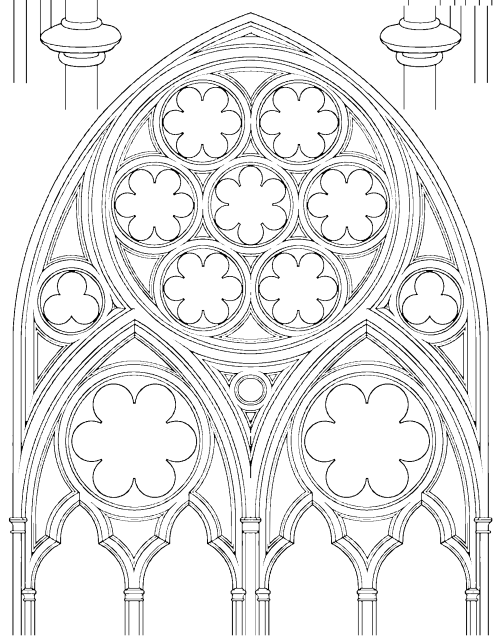
#> input picture research/gothic_2d/2026-11-07_chat_findings/records/Gothic_2D_Depth_Mirrored_R02/SOURCE_MIRRORED_UNMODIFIED.png, 1000 x 1277 px (shown at 1/2 size)
$ python reconstruct_r03.py ../../../records/Gothic_2D_Depth_Mirrored_R02/SOURCE_MIRRORED_UNMODIFIED.png ../../../records/Gothic_2D_Depth_Mirrored_R02/SOURCE_MIRRORED_UNMODIFIED.png
#> lines starting #> are read from the running program, lines starting #| are printed output that depends on the picture; after the words box and inside, x2 and y2 are one past the last pixel; in counts of white or black regions, pixels touching at a corner belong together
### research/gothic_2d/2026-11-07_chat_findings/package_source_text/Gothic_V08_Project_Integration_ready/Gothic_V08_Project_Integration/gothic_geometry.py
"""Reusable analytic lines, circular arcs, and conservative contour joins.

V08 core extracts functions suitable for plate and architectural drawings.
These are mathematical candidates, not certified medieval constructions.
"""
from __future__ import annotations
from dataclasses import dataclass, asdict
from math import atan2, degrees, acos, pi
import numpy as np
from scipy.spatial import cKDTree

@dataclass(frozen=True)
class CircleFit:
    center: tuple[float,float]
    radius: float
    rmse: float
    n_points: int
    interpretation: str = 'analytical_candidate_not_historical_proof'


def circle_fit(points):
    p=np.asarray(points,dtype=float)
    if p.ndim!=2 or p.shape[1]!=2 or len(p)<3:raise ValueError('Need >=3 XY points')
    a=np.column_stack((2*p[:,0],2*p[:,1],np.ones(len(p))))
    if np.linalg.matrix_rank(a)<3:raise ValueError('Collinear data cannot determine circle')
    solution=np.linalg.lstsq(a,np.sum(p*p,axis=1),rcond=None)[0]
    center=solution[:2]
    radius=float(np.sqrt(max(0.,solution[2]+np.dot(center,center))))
    distances=np.linalg.norm(p-center,axis=1)
    rmse=float(np.sqrt(np.mean((distances-radius)**2)))
    return CircleFit(tuple(map(float,center)),radius,rmse,len(p))


# [75 lines left out: functions sample_arc, _unit, joining_candidates, repeated_radius_groups, not called in this run]

### research/gothic_2d/2026-11-07_chat_findings/package_source_text/Gothic_2D_Reconstruction_R03_FOR_REVIEW/Gothic_2D_Reconstruction_R03/reconstruct_r03.py
#!/usr/bin/env python3
"""R03: reproducible image-space vector tracing, faces, circle candidates and QA.
Usage: python reconstruct_r03.py /path/to/mirrored.png output_dir
Never modifies the source, existing generators or any cathedral dimensions.
"""
import sys, csv, json, hashlib, math, shutil
from pathlib import Path
import numpy as np, cv2
from PIL import Image
from scipy.ndimage import map_coordinates

# measured APPROXIMATE locations selected from the supplied image; validation below
FEATURES=[('U_top_L','sexfoil',632,382,136),('U_top_R','sexfoil',932,382,136),
 ('U_middle_L','sexfoil',485,642,137),('U_middle_C','sexfoil',783,642,137),('U_middle_R','sexfoil',1081,642,137),
 ('U_bottom_L','sexfoil',633,902,137),('U_bottom_R','sexfoil',933,902,137),
 ('lower_L','sexfoil',418,1370,219),('lower_R','sexfoil',1148,1370,219),
 ('side_L','trefoil',218,941,107),('side_R','trefoil',1348,941,107)]


def contour_path(contour, tolerance=0.65):
    p=cv2.approxPolyDP(contour,tolerance,True)[:,0,:]
    if len(p)<3:return ''
    return 'M '+' L '.join(f'{x},{y}' for x,y in p)+' Z'

def circle_candidate(ink, cx,cy,r):
    # Search for a near-circular black circumference. This locates a raster
    # ring, not the historical regulating circle or physical scale.
    h,w=ink.shape
    t=np.linspace(0,2*np.pi,360,endpoint=False)
    ct,st=np.cos(t),np.sin(t)
    best=(-1,None)
    for x in np.arange(cx-7,cx+8,2):
      for y in np.arange(cy-7,cy+8,2):
        for rr in np.arange(r-14,r+15,2):
          xx=np.rint(x+rr*ct).astype(int);yy=np.rint(y+rr*st).astype(int)
          valid=(xx>=0)&(yy>=0)&(xx<w)&(yy<h)
          score=float(np.mean(ink[yy[valid],xx[valid]])) if valid.any() else 0
          if score>best[0]:best=(score,(float(x),float(y),float(rr)))
    score,(x,y,rr)=best
    # nearest detected black pixel along radial line, within 3 px;
    # geometric least squares of these independent measured pixel positions.
    points=[]
    for a,b in zip(ct,st):
       matches=[]
       for off in np.linspace(-3,3,13):
          qx=int(round(x+(rr+off)*a));qy=int(round(y+(rr+off)*b))
          if 0<=qx<w and 0<=qy<h and ink[qy,qx]:matches.append((abs(off),qx,qy))
       if matches:
          _,qx,qy=min(matches)
          points.append([qx,qy])
    if len(points)>=12:
       sys.path.insert(0,str(Path(__file__).resolve().parent))
       try:
          from gothic_geometry import circle_fit
          fit=circle_fit(points)
          x,y=fit.center; rr=fit.radius; rmse=fit.rmse
       except Exception:
          rmse=None
    else:rmse=None
    return dict(center_x_px=round(x,3),center_y_px=round(y,3),radius_px=round(rr,3),
                circumference_ink_coverage=round(score,3),n_measured_points=len(points),
                radial_fit_rmse_px=None if rmse is None else round(rmse,3),
                status='experimental_raster_fitted_ring_not_historical_proof')

def main(source,out):
    source=Path(source);out=Path(out);out.mkdir(parents=True,exist_ok=True)
    shutil.copy2(source,out/'SOURCE_MIRRORED_UNMODIFIED.png')
    im=np.asarray(Image.open(source).convert('RGB'));h,w=im.shape[:2]
#> in main, im is the input picture: shape (1277, 1000, 3); min 0, max 255, mean 233.3
#> after `h, w = im.shape[:2]`: h = 1277; w = 1000
    g=cv2.cvtColor(im,cv2.COLOR_RGB2GRAY)
    ink=(g<142).astype('uint8')
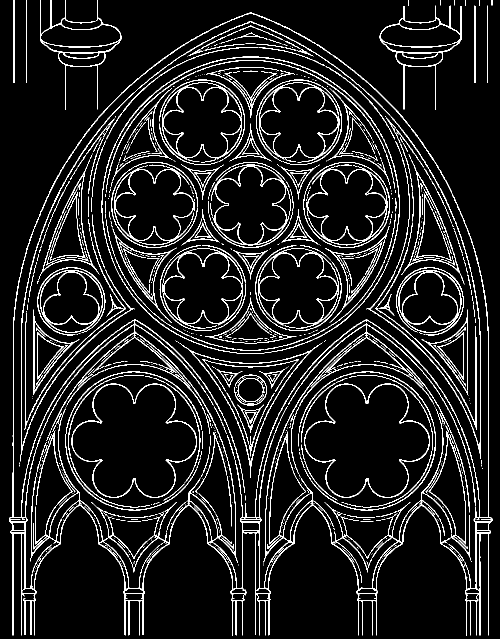
#> ink: shape (1277, 1000) (shown at 1/2 size); values 0 (black) and 1 (white), 9% white in thin lines or dots
    count,labels,stats,cent=cv2.connectedComponentsWithStats(1-ink,8)
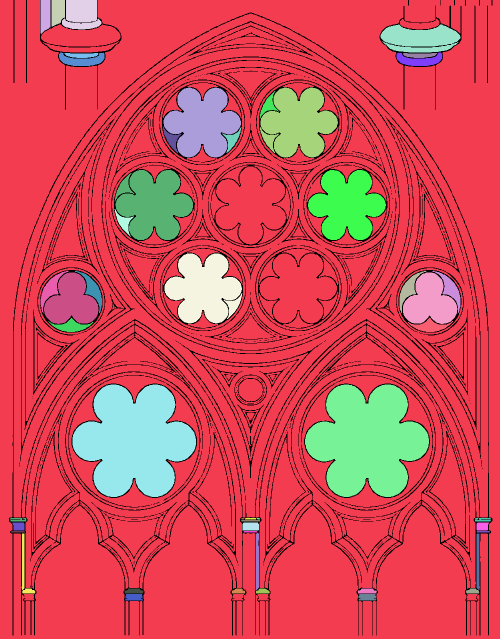
#> labels: shape (1277, 1000) int32 (shown at 1/2 size); 53 distinct labels, from 0 to 52; one colour per label, 0 black
#> count = 53; stats = 53 rows, first 6: [18, 0, 967, 1271, 114560], [0, 0, 1000, 1277, 964569], [81, 0, 20, 68, 1221], [103, 0, 27, 53, 1238], [124, 0, 79, 59, 3689], [761, 49, 160, 56, 6541]; cent = 53 pairs, first value 35.5 to 966, second value 22.82 to 1194.1
    records=[];facepaths=[]
    for i in range(1,count):
        x,y,ww,hh,area=map(int,stats[i])
        if area<60:continue
        region=(labels[y:y+hh,x:x+ww]==i).astype('uint8')
        cc,_=cv2.findContours(region,cv2.RETR_EXTERNAL,cv2.CHAIN_APPROX_SIMPLE)
        if not cc:continue
        c=max(cc,key=cv2.contourArea); c[:,0,0]+=x;c[:,0,1]+=y
        p=contour_path(c,.65)
        if not p:continue
        touch=x==0 or y==0 or x+ww>=w or y+hh>=h
        record=dict(face_id=f'face_{i:04d}',label_index=i,area_px=area,
                    centroid_x_px=round(float(cent[i][0]),2),centroid_y_px=round(float(cent[i][1]),2),
                    x=x,y=y,width=ww,height=hh,crop_edge=touch,classification='unclassified',
                    evidence='raster segmentation',depth='unknown')
        records.append(record);facepaths.append((i,p,record))
#> this loop made 52 passes
#> (x, y, ww, hh, area, touch) on passes 1, 2, 3, 4, 5, 6, 7, 10, 11, 16, 17, 19: (0, 0, 1000, 1277, 964569, True), (81, 0, 20, 68, 1221, True), (103, 0, 27, 53, 1238, True), (124, 0, 79, 59, 3689, True), (761, 49, 160, 56, 6541, False), (118, 105, 91, 27, 1402, False), (793, 105, 92, 27, 1410, False), (327, 175, 155, 140, 14359, False), (520, 175, 156, 140, 15002, False), (229, 340, 157, 140, 15247, False), (616, 340, 156, 140, 14532, False), (329, 507, 156, 140, 15059, False)
#> (x, y, ww, hh, area, cc, touch) on passes 8, 9, 12, 14, 15, 18: (129, 106, 68, 10, 508, 1 contour; box (x1, y1, x2, y2) and area: (0, 0, 68, 10) 439, False), (806, 106, 68, 10, 503, 1 contour; box (x1, y1, x2, y2) and area: (0, 0, 68, 10) 434, False), (519, 182, 39, 55, 662, 1 contour; box (x1, y1, x2, y2) and area: (0, 0, 39, 55) 593, False), (325, 253, 38, 53, 648, 1 contour; box (x1, y1, x2, y2) and area: (0, 0, 38, 53) 582, False), (444, 254, 39, 52, 635, 1 contour; box (x1, y1, x2, y2) and area: (0, 0, 39, 52) 568, False), (229, 418, 39, 55, 664, 1 contour; box (x1, y1, x2, y2) and area: (0, 0, 39, 55) 595, False)
#> pass 1, in main, `region=(labels[y:y+hh,x:x+ww]==i).astype('uint8')`:
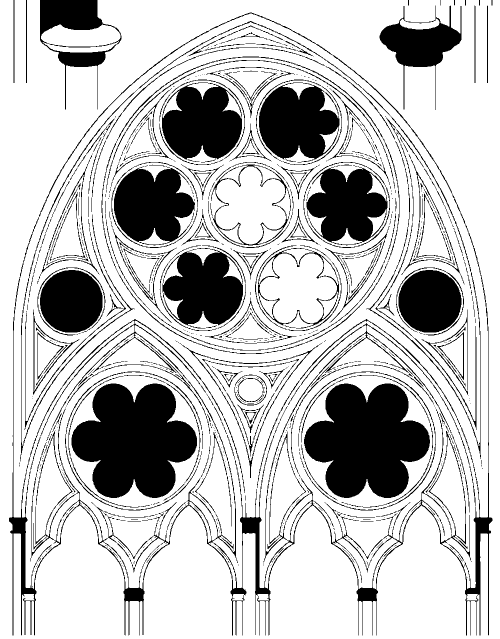
#> region: shape (1277, 1000) (shown at 1/2 size); values 0 (black) and 1 (white), 75.5% white; 1002 black regions (701 under 20 px), largest, box (x1, y1, x2, y2) and area: (143, 767, 394, 996) 40134, (608, 767, 860, 996) 40108, (18, 25, 985, 1271) 38315
#> pass 2, in main, `region=(labels[y:y+hh,x:x+ww]==i).astype('uint8')`:
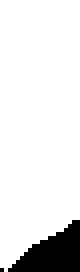
#> region: shape (68, 20) (shown 4 times larger); values 0 (black) and 1 (white), 89.8% white; 2 black regions (1 under 20 px), largest, box (x1, y1, x2, y2) and area: (2, 55, 20, 68) 138
#> pass 3, in main, `region=(labels[y:y+hh,x:x+ww]==i).astype('uint8')`:
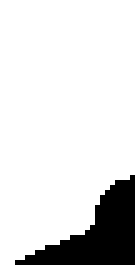
#> region: shape (53, 27) (shown 5 times larger); values 0 (black) and 1 (white), 86.5% white; 1 black region
#> after the loop, facepaths = 48 items; records = 48 items

    # Explicit candidate seed positions, never automatically assign every region.
    seeds={}
    for name,kind,cx,cy,r in FEATURES:
        for pos,label in [((cx,cy),'opening_candidate')]:
            xx,yy=map(int,pos)
            if 0<=xx<w and 0<=yy<h:
                idx=int(labels[yy,xx]);seeds.setdefault(idx,[]).append((name,label))
#> after the loop, seeds = 4 items
    for k,(x,y) in enumerate([(145,1820),(600,1830),(970,1830),(1410,1820)]):
        if 0<=x<w and 0<=y<h:seeds.setdefault(int(labels[y,x]),[]).append((f'arcade_{k+1}','opening_candidate'))
    # Four selected spandrel spots, still hypotheses, not confirmed masonry.
    for k,(x,y) in enumerate([(784,1115),(784,1170),(95,1180),(1470,1180)]):
        if 0<=x<w and 0<=y<h:seeds.setdefault(int(labels[y,x]),[]).append((f'spandrel_{k+1}','closed_candidate'))
    for rec in records:
        choices=seeds.get(rec['label_index'],[])
        if choices and not rec['crop_edge']:
            kinds={z[1] for z in choices}
            if len(kinds)==1:
                rec['classification']=choices[0][1]
                rec['evidence']='manual seed; provisional; check boundary leakage'
        rec['seed_names']=';'.join(z[0] for z in choices)
#> this loop made 48 passes
#> choices on passes 27 to 28: [('side_L', 'opening_candidate')], [('U_bottom_L', 'opening_candidate')]

    cc,hier=cv2.findContours(ink,cv2.RETR_TREE,cv2.CHAIN_APPROX_SIMPLE)
#> cc = 1115 contours, 849 with area under 20; largest, box (x1, y1, x2, y2) and area: (18, 25, 985, 1271) 849310, (26, 26, 977, 1179) 676838, (43, 640, 471, 1179) 124912, (143, 767, 394, 996) 39682, (608, 767, 860, 996) 39656
    blackpaths=[contour_path(c,.55) for c in cc if cv2.arcLength(c,True)>=7]
#> blackpaths = 701 items
    blackpath=' '.join(p for p in blackpaths if p)
    fits=[]
    for name,kind,cx,cy,r in FEATURES:
       fit=circle_candidate(ink,cx,cy,r)
       fits.append(dict(name=name,motif=kind,**fit))
#> after the loop, fits = 11 items
    # numerical comparison of image and horizontally reflected image (diagnostic only)
    region=ink[160:1940,85:w-85]
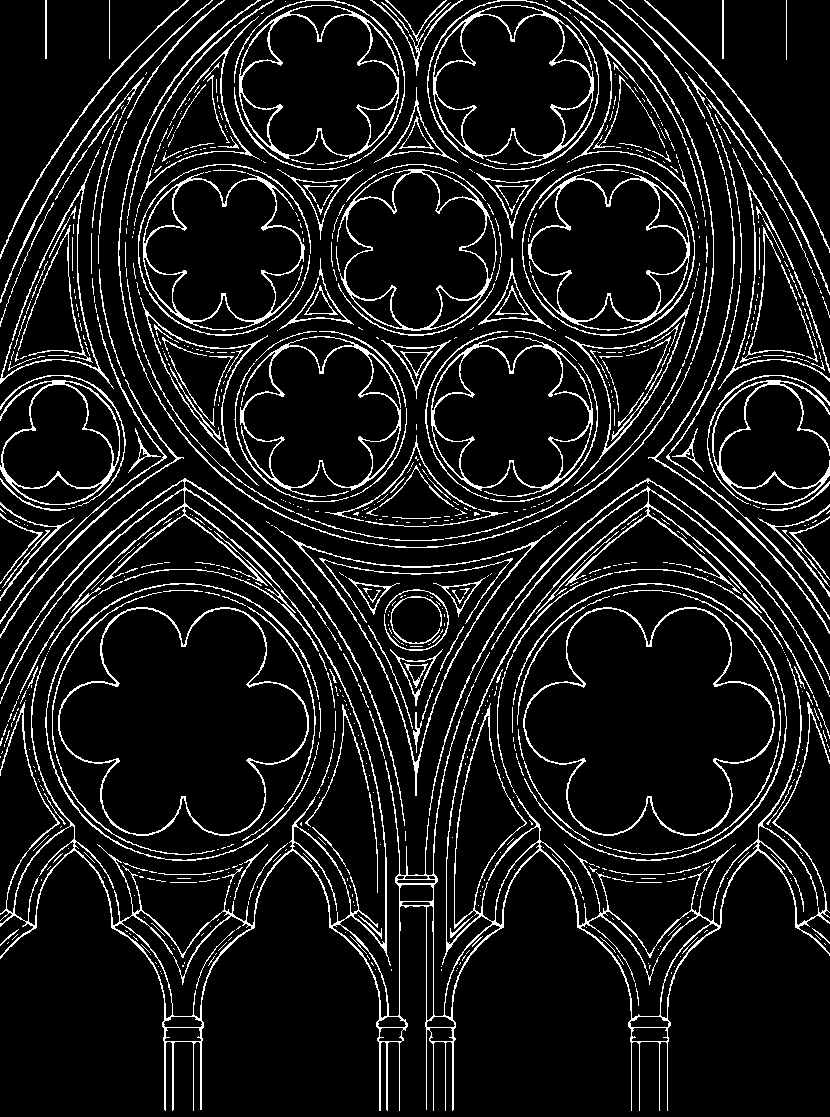
#> region: shape (1117, 830); values 0 (black) and 1 (white), 9.8% white in thin lines or dots
    reflection_mismatch=float(np.mean(region!=region[:,::-1]))
#> reflection_mismatch = 0.161
    svg_head=f'<svg xmlns="http://www.w3.org/2000/svg" viewBox="0 0 {w} {h}" width="{w}" height="{h}">\n<title>Gothic R03 mirrored tracery - experimental raster-derived reconstruction</title>\n'
    black=f'<path id="raster_ink_vector" fill="black" fill-rule="evenodd" stroke="none" d="{blackpath}"/>\n'
    faces='\n'.join(f'<path id="{r["face_id"]}" d="{p}" fill="{("#ffb45e" if r["classification"]=="opening_candidate" else "#bceab0" if r["classification"]=="closed_candidate" else "white")}" stroke="none" data-state="{r["classification"]}"/>' for _,p,r in facepaths)
    base=f'<rect width="{w}" height="{h}" fill="white"/>\n<g id="selectable_faces">{faces}</g>\n<g id="raster_black_linework">{black}</g>'
    (out/'01_BLACK_ONLY.svg').write_text(svg_head+f'<rect width="{w}" height="{h}" fill="white"/><g id="ink">{black}</g></svg>')
    (out/'02_SELECTABLE_FACES.svg').write_text(svg_head+base+'</svg>')
    circles='\n'.join(f'<circle id="fit_{f["name"]}" cx="{f["center_x_px"]}" cy="{f["center_y_px"]}" r="{f["radius_px"]}" fill="none" stroke="black" stroke-width="1.5" stroke-dasharray="2 6" opacity=".8"/>' for f in fits)
    pts='\n'.join(f'<circle cx="{f["center_x_px"]}" cy="{f["center_y_px"]}" r="3" fill="black"/>' for f in fits)
    axes=f'<g id="axes" stroke="#a7a7a7" stroke-width="1.5" stroke-dasharray="9 8"><path d="M {w/2:.1f} 0 V {h}"/><path d="M0 640 H{w}"/><path d="M0 1360 H{w}"/></g>'
    # Explicitly uncertain construction hypotheses in red.
    uncertain='<g id="unverified_center_connections" stroke="#c43b36" stroke-width="1.3" stroke-dasharray="9 7" fill="none" opacity=".85"><path d="M 633 382 L 933 382 M 485 642 L 783 642 L 1081 642 M 633 902 L 933 902"/></g>'
    (out/'03_CONSTRUCTION_ANALYSIS.svg').write_text(svg_head+f'<rect width="{w}" height="{h}" fill="white"/>'+axes+black+'<g id="fitted_candidate_circles">'+circles+pts+'</g>'+uncertain+'</svg>')
    (out/'04_CLASSIFIED_CANDIDATE_FACES.svg').write_text(svg_head+base+'</svg>')
    with (out/'FACE_REGISTER.csv').open('w',newline='') as fh:
        writer=csv.DictWriter(fh,fieldnames=[k for k in records[0] if k!='label_index']);writer.writeheader()
        for r in records:writer.writerow({k:v for k,v in r.items() if k!='label_index'})
#> this loop made 48 passes
    with (out/'CIRCLE_FIT_REGISTER.csv').open('w',newline='') as fh:
        writer=csv.DictWriter(fh,fieldnames=fits[0].keys());writer.writeheader();writer.writerows(fits)
    qa={'input_sha256':hashlib.sha256(source.read_bytes()).hexdigest(),'image_size_px':[w,h],
        'faces_over_60_px':len(records),'fully_enclosed_faces':sum(not r['crop_edge'] for r in records),
        'crop_edge_faces':sum(r['crop_edge'] for r in records),'opening_candidate_faces':sum(r['classification']=='opening_candidate' for r in records),
        'closed_candidate_faces':sum(r['classification']=='closed_candidate' for r in records),
        'circle_candidates':len(fits),'mirrored_pixel_mismatch_fraction_interior':round(reflection_mismatch,4),
        'note':'All units in image pixels. Circle fits use measured raster contours; no certified historical compass construction, masonry scale or depth.'}
    (out/'QA_REPORT.json').write_text(json.dumps(qa,indent=2)+'\n')
    (out/'README.md').write_text('''# Gothic 2D Reconstruction R03 — experimental / for review

**Source authority:** `SOURCE_MIRRORED_UNMODIFIED.png` (unchanged copy; checksum in QA_REPORT.json). The supplied symmetrical composition is a modern mirrored image, not evidence that the historical original included its reflected half.

## Outputs
- `01_BLACK_ONLY.svg`: whole sheet, image-derived vector paths, no axes or colors.
- `02_SELECTABLE_FACES.svg`: independent background-region SVG paths and black ink overlay, faces are white (unclassified in appearance).
- `03_CONSTRUCTION_ANALYSIS.svg`: whole-sheet black trace, thin dashed light gray axes, dotted black fitted circle candidates, dashed red hypothetical regulating connections.
- `04_CLASSIFIED_CANDIDATE_FACES.svg`: *provisional* orange opening-seed faces and green closed-seed faces. White means unclassified. Never take this as verified open-vs-stone classification.
- `CIRCLE_FIT_REGISTER.csv`: repeat-foil frame candidates, center, radius, pixel-fit RMSE and fraction of circular samples hitting ink.
- `FACE_REGISTER.csv`: face positions and tentative semantics.
- `QA_REPORT.json`: quantitative checks, provenance and limits.
- `reconstruct_r03.py`: repeatable source-to-output workflow.

## Evidence levels
1. **Source ink:** traced black pixel boundaries (vectorized); some line thickness artefacts remain.
2. **Measured analytical candidates:** circles matched to the ink of roundel frames, 11 rings total. Their centers/radii are measurable in source pixels, NOT historical CAD-grade construction circles.
3. **Experimental hypotheses:** red links, classifications, relationship to symmetry; must be checked manually.

The central sixfoil is not yet proven to use identical six circular arcs; no precise cusp/tangency construction has been certified. For future fitting select contour points belonging to each separate arc and check residuals against independent scan pixels. The R03 result is a diagnostic baseline, not approved generator code.

No modifications to V08, cathedral geometry, locked dimensions or existing generators.
''')
    # quick previews from SVG
    import cairosvg
    for fname in ['01_BLACK_ONLY','03_CONSTRUCTION_ANALYSIS','04_CLASSIFIED_CANDIDATE_FACES']:
        cairosvg.svg2png(url=str(out/(fname+'.svg')),write_to=str(out/(fname+'.png')),output_width=1000)
    print(json.dumps(qa,indent=2))

if __name__=='__main__':
    main(sys.argv[1],sys.argv[2])
#> (the call stopped at in main, `cairosvg.svg2png(url=str(out/(fname+'.svg')),write_to=str(out/(fname+'..`: cairosvg is not available in this run)
